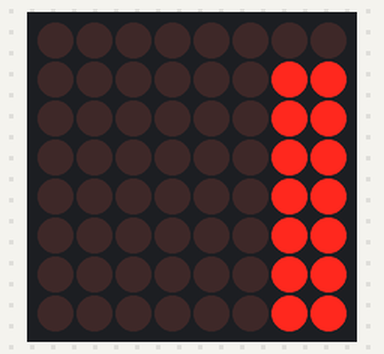
Recording of a sketch running on a simulated Arduino Uno, built with avr-gcc and run on an emulated ATmega328P. On the bench: 8×8 LED matrix.

Above: at 0.11 s.
At 1.14 s:
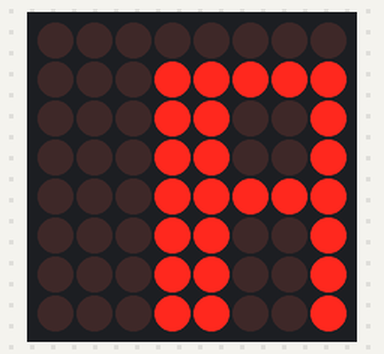
At 2.16 s:
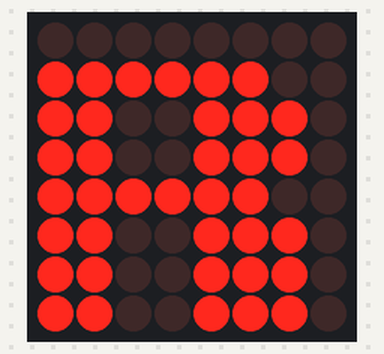
At 3.19 s:
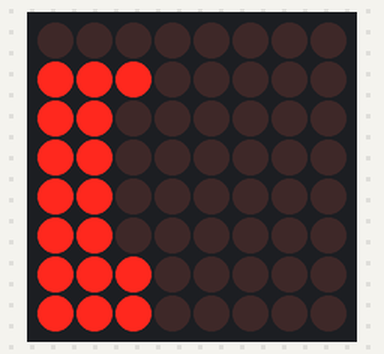
At 4.3 s:
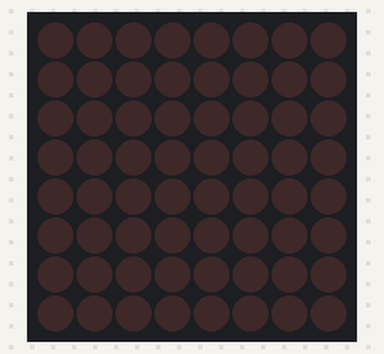
At 5.88 s:
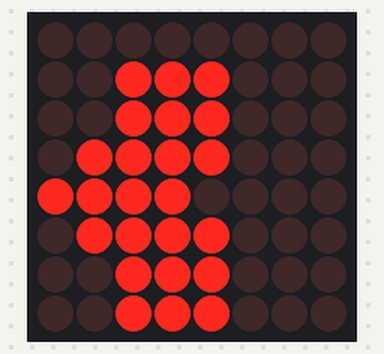

Measured:
- by itself, everything shown: repeats every 5.4 s, in 72 steps
- what the display in image 4 shows lasts 1.1 s, from 4.3 s to 5.4 s

The sketch:

sketch_oct07b.ino
```cpp
#include "LedControl.h"

#define ROWS_IN_FIGURE 8
#define DELAY_TIME_MILLISECONDS 50
#define DELAY_BEFORE_REPEAT_MILLISECONDS 1000

/** (I'm a Java developer)
 * pin 12 is connected to the DataIn
 * pin 11 is connected to the CLK
 * pin 10 is connected to LOAD
 */
LedControl lc = LedControl(12, 11, 10, 1);

static const int space[]={B00000000,B00000000,B00000000,B00000000,B00000000,B00000000,B00000000,B00000000};
static const int dot[]=  {B00000000,B00000000,B00000000,B00000000,B00000000,B00111100,B00111100,B00111100};
static const int at[]=   {B00111100,B01100110,B01011010,B01010010,B01011010,B01100110,B00111100,B00000000};

static const int A[]={B00000000,B11111100,B11001110,B11001110,B11111110,B11001110,B11001110,B11001110};
static const int B[]={B00000000,B11111100,B11001110,B11111100,B11001110,B11001110,B11111110,B11111100};
static const int C[]={B00000000,B01111100,B11001110,B11000000,B11000000,B11001110,B11111110,B01111100};
static const int D[]={B00000000,B11111100,B11001110,B11001110,B11001110,B11001110,B11111110,B11111100};
static const int E[]={B00000000,B01111100,B11000110,B11110000,B11000000,B11001110,B11111110,B01111100};
static const int F[]={B00000000,B01111110,B11001110,B11000000,B11110000,B11000000,B11000000,B11000000};
static const int G[]={B00000000,B01111100,B11001110,B11000000,B11011110,B11001110,B11111110,B01111100};
static const int H[]={B00000000,B11001110,B11001110,B11001110,B11111110,B11001110,B11001110,B11001110};
static const int I[]={B00000000,B00111100,B00011000,B00011000,B00011000,B00011000,B00111100,B00111100};
static const int J[]={B00000000,B01111110,B00001110,B00001110,B00001110,B11001110,B11111110,B01111100};
static const int K[]={B00000000,B11001110,B11001110,B11011110,B11111100,B11011110,B11001110,B11001110};
static const int L[]={B00000000,B11000000,B11000000,B11000000,B11000000,B11001110,B11111110,B01111110};
static const int M[]={B00000000,B11000110,B11101110,B11111110,B11001110,B11001110,B11001110,B11001110};
static const int N[]={B00000000,B11111100,B11001110,B11001110,B11001110,B11001110,B11001110,B11001110};
static const int O[]={B00000000,B01111100,B11001110,B11001110,B11001110,B11001110,B11111110,B01111100};
static const int P[]={B00000000,B11111100,B11001110,B11001110,B11111100,B11000000,B11000000,B11000000};
static const int Q[]={B00000000,B01111100,B11001110,B11001110,B11011110,B11011110,B11111100,B01110110};
static const int R[]={B00000000,B11111100,B11001110,B11001110,B11111100,B11001110,B11001110,B11001110};
static const int S[]={B00000000,B01111000,B11000000,B01111100,B00001110,B11001110,B11111110,B01111100};
static const int T[]={B00000000,B11111110,B00111000,B00111000,B00111000,B00111000,B01111100,B01111100};
static const int U[]={B00000000,B11001110,B11001110,B11001110,B11001110,B11001110,B11111110,B01111100};
static const int V[]={B00000000,B11001110,B11001110,B11001110,B11001110,B11001110,B01111100,B00111000};
static const int W[]={B00000000,B11001110,B11001110,B11001110,B11001110,B11111110,B11101110,B11000110};
static const int X[]={B00000000,B11001110,B11001110,B11001110,B01111100,B11001110,B11001110,B11001110};
static const int Y[]={B00000000,B11001110,B11001110,B01101100,B00111000,B00111000,B01111100,B01111100};
static const int Z[]={B00000000,B11111100,B00001100,B00011000,B00110000,B01100000,B11111110,B01111110};

// The message.
const int * figures[] =
{
  K, A, R, I, N
};

// Hacks!
const int numberOfFigures = sizeof(figures) / sizeof(int);

void setup()
{
  lc.shutdown(0, false);
  lc.setIntensity(0, 8);
  lc.clearDisplay(0);
}

void loop()
{
  // Figure out the number of elements and pass everything to
  drawFigure();

  // Wait before repeating.
  delay(DELAY_BEFORE_REPEAT_MILLISECONDS);
}

// Draws the figures specified in the const int * figures[].
void drawFigure()
{
  // For each figure...
  for (int figure = 0; figure < numberOfFigures; figure++)
  {
    const int * currentFigure = figures[figure];

    // To the left, to the left
    for (int offset = 8; offset > 0; offset--)
    {
      drawRowsOffsetRight(currentFigure, offset);
      delay(DELAY_TIME_MILLISECONDS);
    }

    // Everything you own in the box to the left
    for (int offset = 0; offset <= 8; offset++)
    {
      drawRowsOffsetLeft(currentFigure, offset);
      delay(DELAY_TIME_MILLISECONDS);
    }
  }
}

void drawRowsOffsetRight(const int figure[], int offset)
{
  for (int row = 0; row < ROWS_IN_FIGURE; row++)
  {
    int toDraw = figure[row] >> offset;
    drawRow(row, toDraw);
  }
}

void drawRowsOffsetLeft(const int figure[], int offset) {
  for (int row = 0; row < ROWS_IN_FIGURE; row++)
  {
    int toDraw = figure[row] << offset;
    drawRow(row, toDraw);
  }
}

void drawRow(int row, int toDraw)
{
  lc.setRow(0, row, toDraw);
}
```
